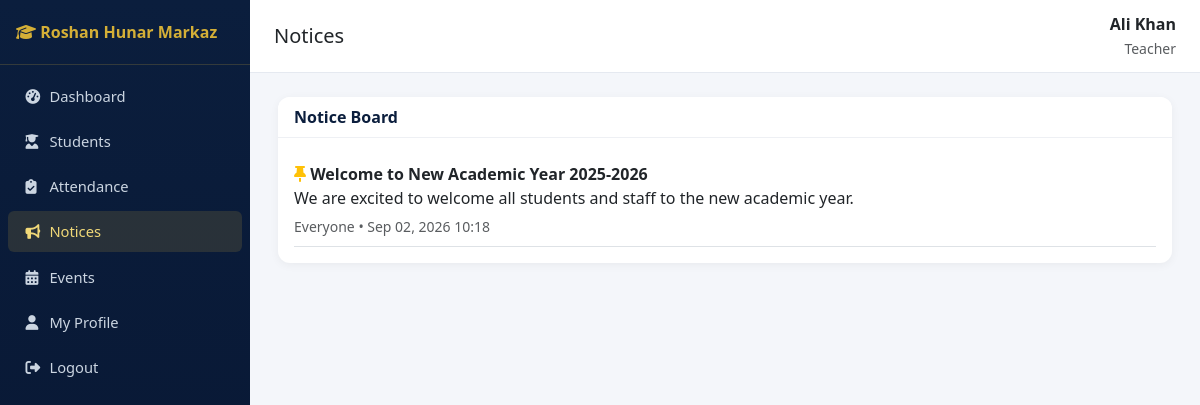
The page /notices/ (signed in) on the database its author committed.
### accounts/models.py (models this page shows, shortened)
class User(AbstractUser):
    class Role(models.TextChoices):
        SUPER_ADMIN = "SUPER_ADMIN", "Super Admin"
        PRINCIPAL = "PRINCIPAL", "Principal"
        ADMIN = "ADMIN", "Admin"
        TEACHER = "TEACHER", "Teacher"
        STUDENT = "STUDENT", "Student"
        PARENT = "PARENT", "Parent"
        ACCOUNTANT = "ACCOUNTANT", "Accountant"
        LIBRARIAN = "LIBRARIAN", "Librarian"
        STAFF = "STAFF", "Staff"
    role = models.CharField(max_length=20, choices=Role.choices, default=Role.STUDENT)
    phone = models.CharField(max_length=20, blank=True)
    photo = models.ImageField(upload_to="profile_photos/", blank=True, null=True)

### notices/models.py (models this page shows, shortened)
class Notice(models.Model):
    class Audience(models.TextChoices):
        ALL = "ALL", "Everyone"
        TEACHERS = "TEACHERS", "Teachers"
        STUDENTS = "STUDENTS", "Students"
        PARENTS = "PARENTS", "Parents"
        STAFF = "STAFF", "Staff"
    title = models.CharField(max_length=200)
    content = models.TextField()
    audience = models.CharField(max_length=10, choices=Audience.choices, default=Audience.ALL)
    published_on = models.DateTimeField(auto_now_add=True)
    published_by = models.ForeignKey("accounts.User", on_delete=models.SET_NULL, null=True)
    is_pinned = models.BooleanField(default=False)
    class Meta:
        ordering = ["-is_pinned", "-published_on"]

### notices/views.py (the view)
# urls.py: path("", views.NoticeListView.as_view(), name="list"),
class NoticeListView(RoleRequiredMixin, ListView):
    model = Notice
    template_name = "notices/notice_list.html"
    context_object_name = "notices"
    paginate_by = 15
    allowed_roles = ["SUPER_ADMIN", "PRINCIPAL", "ADMIN", "TEACHER", "STUDENT", "PARENT", "ACCOUNTANT", "LIBRARIAN", "STAFF"]
    def get_queryset(self):
        qs = super().get_queryset()
        user = self.request.user
        if not user.is_superuser and user.role not in MANAGEMENT_ROLES:
            audience_map = {"STUDENT": "STUDENTS", "PARENT": "PARENTS", "TEACHER": "TEACHERS", "STAFF": "STAFF"}
            aud = audience_map.get(user.role)
            qs = qs.filter(audience__in=[a for a in ["ALL", aud] if a])
        return qs

### accounts/mixins.py (called while the page is built)
    def dispatch(self, request, *args, **kwargs):
        if not request.user.is_authenticated:
            return self.handle_no_permission()
        if request.user.is_superuser or request.user.role in self.allowed_roles:
            return super().dispatch(request, *args, **kwargs)
        raise PermissionDenied("You do not have permission to access this page.")

### sitepages/context_processors.py (called while the page is built)
def site_settings(request):
    return {"site_settings": SiteSettings.get_solo()}

### sitepages/models.py (called while the page is built)
    @classmethod
    def get_solo(cls):
        obj = cls.objects.first()
        if not obj:
            obj = cls.objects.create()
        return obj

### templates/notices/notice_list.html (shortened to what this page needs)
{% extends "base.html" %}
{% block page_title %}Notices{% endblock %}
{% block content %}
<div class="card">
  <div class="card-header d-flex justify-content-between"><span>Notice Board</span></div>
  <div class="card-body">
    {% for n in notices %}
    <div class="border-bottom py-2">
      <div class="d-flex justify-content-between">
        <strong>{% if n.is_pinned %}<i class="fa-solid fa-thumbtack text-warning"></i>{% endif %} {{ n.title }}</strong>
      </div>
      <p class="mb-1">{{ n.content }}</p>
      <small class="text-muted">{{ n.get_audience_display }} • {{ n.published_on|date:"M d, Y H:i" }}</small>
    </div>
    {% empty %}<p class="text-muted">No notices yet.</p>{% endfor %}
  </div>
</div>
{% endblock %}

### templates/base.html (shortened to what this page needs)
{% load static %}
<!DOCTYPE html>
<html lang="en">
<head>
<link href="https://cdn.jsdelivr.net/npm/bootstrap@5.3.3/dist/css/bootstrap.min.css" rel="stylesheet">
<link href="https://cdnjs.cloudflare.com/ajax/libs/font-awesome/6.5.1/css/all.min.css" rel="stylesheet">
<link href="{% static 'css/style.css' %}" rel="stylesheet">
</head>
<body>
<nav class="sidebar" id="sidebar">
  <div class="brand"><i class="fa-solid fa-graduation-cap"></i> Roshan Hunar Markaz</div>
  <ul class="nav flex-column py-2">
    {% if request.user.role in "STUDENT,PARENT" %}
      <li class="nav-item"><a class="nav-link {% if request.resolver_match.namespace == 'portal' %}active{% endif %}" href="{% url 'portal:home' %}"><i class="fa-solid fa-gauge-high"></i> My Portal</a></li>
      <li class="nav-item"><a class="nav-link {% if request.resolver_match.namespace == 'notices' and request.resolver_match.url_name == 'list' %}active{% endif %}" href="{% url 'notices:list' %}"><i class="fa-solid fa-bullhorn"></i> Notices</a></li>
      <li class="nav-item"><a class="nav-link" href="{% url 'notices:event_list' %}"><i class="fa-solid fa-calendar-days"></i> Events</a></li>
    {% else %}
      <li class="nav-item"><a class="nav-link {% if request.resolver_match.namespace == 'dashboard' %}active{% endif %}" href="{% url 'dashboard:index' %}"><i class="fa-solid fa-gauge-high"></i> Dashboard</a></li>
      <li class="nav-item"><a class="nav-link {% if request.resolver_match.namespace == 'students' %}active{% endif %}" href="{% url 'students:list' %}"><i class="fa-solid fa-user-graduate"></i> Students</a></li>
      <li class="nav-item"><a class="nav-link " href="{% url 'attendance:mark' %}"><i class="fa-solid fa-clipboard-check"></i> Attendance</a></li>
      <li class="nav-item"><a class="nav-link {% if request.resolver_match.namespace == 'notices' %}active{% endif %}" href="{% url 'notices:list' %}"><i class="fa-solid fa-bullhorn"></i> Notices</a></li>
      <li class="nav-item"><a class="nav-link" href="{% url 'notices:event_list' %}"><i class="fa-solid fa-calendar-days"></i> Events</a></li>
    {% endif %}
    <li class="nav-item"><a class="nav-link" href="{% url 'accounts:profile' %}"><i class="fa-solid fa-user"></i> My Profile</a></li>
    <li class="nav-item"><a class="nav-link" href="{% url 'accounts:logout' %}"><i class="fa-solid fa-right-from-bracket"></i> Logout</a></li>
  </ul>
</nav>
<div class="main-content">
  <div class="topbar">
    <h5 class="mb-0">{% block page_title %}Dashboard{% endblock %}</h5>
    <div class="text-end">
      <div class="fw-semibold">{{ request.user.get_full_name|default:request.user.username }}</div>
      <small class="text-muted">{{ request.user.get_role_display }}</small>
    </div>
  </div>
  {% block content %}{% endblock %}
</div>
</body>
</html>

### static/css/style.css (style rules this page uses)
:root { --navy: #0b1e3d; --navy-dark: #071530; --gold: #d4af37; --gold-light: #f0d878; --bg: #f4f6fa; }
body { background: var(--bg); font-family: 'Segoe UI', Roboto, sans-serif; }
.sidebar { background: linear-gradient(180deg, var(--navy) 0%, var(--navy-dark) 100%); min-height: 100vh; width: 250px; position: fixed; top: 0; left: 0; z-index: 1030; }
.sidebar .brand { color: var(--gold); font-weight: 700; padding: 1.25rem 1rem; border-bottom: 1px solid rgba(212,175,55,.2); }
.sidebar .nav-link { color: #cbd5e1; padding: .6rem 1.1rem; border-radius: 6px; margin: 2px 8px; font-size: .92rem; }
.sidebar .nav-link.active, .sidebar .nav-link:hover { background: rgba(212,175,55,.15); color: var(--gold-light); }
.sidebar .nav-link i { width: 20px; }
.main-content { margin-left: 250px; padding: 1.5rem 1.75rem; }
.topbar { background: #fff; border-bottom: 1px solid #e5e9f0; padding: .75rem 1.5rem; margin: -1.5rem -1.75rem 1.5rem -1.75rem; display: flex; justify-content: space-between; align-items: center; }
.card { border: none; border-radius: 12px; box-shadow: 0 2px 10px rgba(0,0,0,.05); }
.card-header { background: #fff; border-bottom: 1px solid #eef0f4; font-weight: 600; color: var(--navy); border-radius: 12px 12px 0 0 !important; }

### rows shown on the page
User: user.get_full_name "Ali Khan", user.role "Teacher"
Notice: is_pinned True (drawn), title "Welcome to New Academic Year 2025-2026", content "We are excited to welcome all students and staff to the new academic year.", audience "Everyone", published_on "Sep 02, 2026 10:18"
